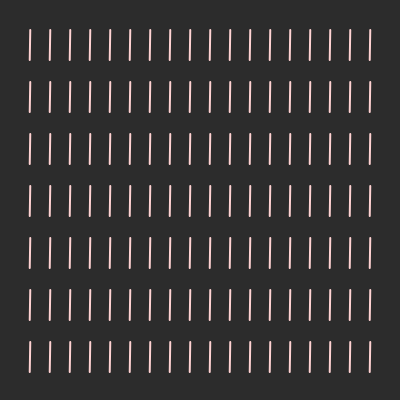
Frame 1 (no input)
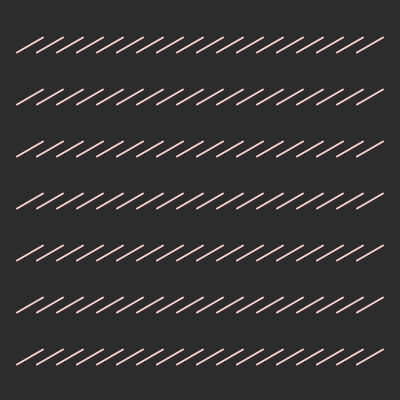
Frame 60 (no input)
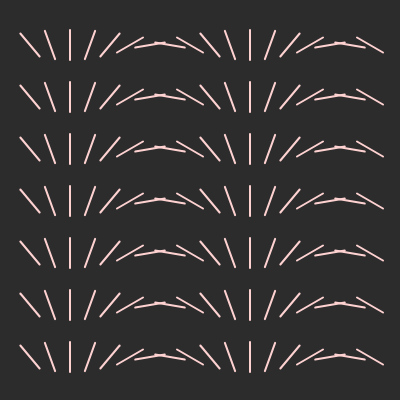
Frame 120 (the mouse pressed at the canvas centre since frame 60)

The p5.js sketch that drew these frames (run headless with seeded random() and noise() and a simulated clock; from frame 60 on, the mouse is pressed at the canvas centre):

// p5.js sketch
// ── sketch.js
const lines = [];
const yGrid = 7;
const xGrid = 18;
const gap = 20;
const m = 30;
let rSpeed = 0.1;

function lineObject(x, y) {
	return {
		x1: x,
		y1: y,
		x2: x,
		y2: y + m,
		speed: rSpeed,
	};
}

function setup() {
	createCanvas(400, 400);
	angleMode(DEGREES);
	background(44);

	// populate the lines
	for (let y = 0; y < yGrid; y++) {
		for (let x = 0; x < xGrid; x++) {
			newline = lineObject(x * gap + m, y * gap * 2.6 + m);
			lines.push(newline);
			rSpeed += 0.1;
		}
	}

	console.log(lines);
}

function draw() {
	background(44);
	lines.forEach((item) => {
		stroke(255, 210, 210);
		strokeWeight(2);
		push();
		// const diff = item.y2 - item.y1;
		const halfY = (item.y2 - item.y1) / 2;
		translate(item.x1, item.y1 + halfY);

		rotate(frameCount + item.speed * mouseX);
		line(0, -halfY, 0, halfY);
		pop();
	});
}
